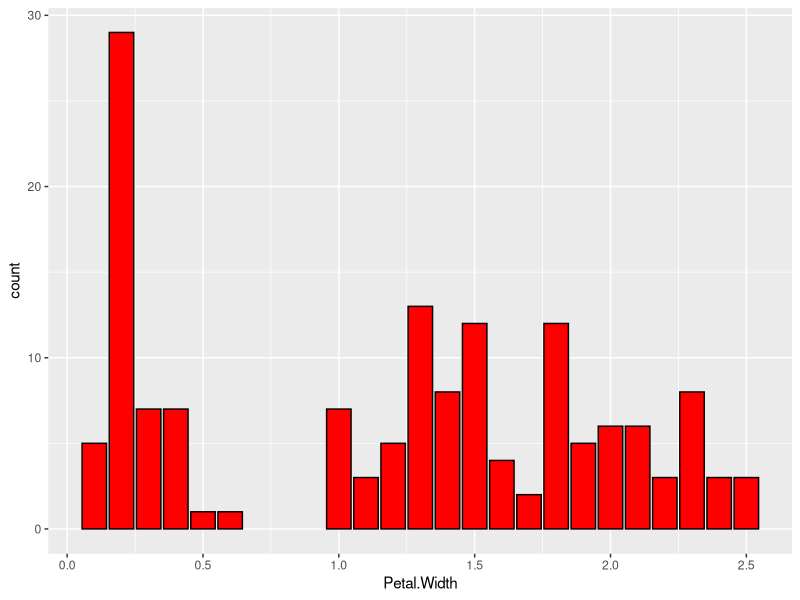
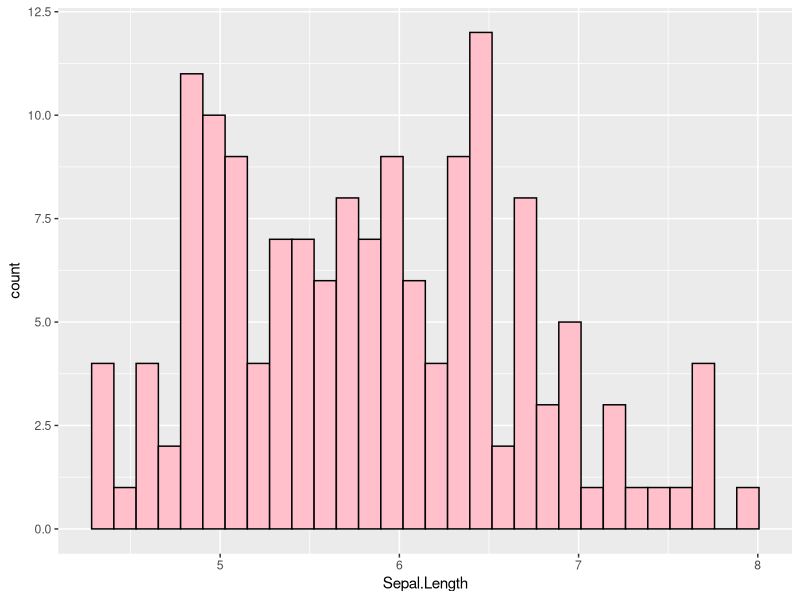
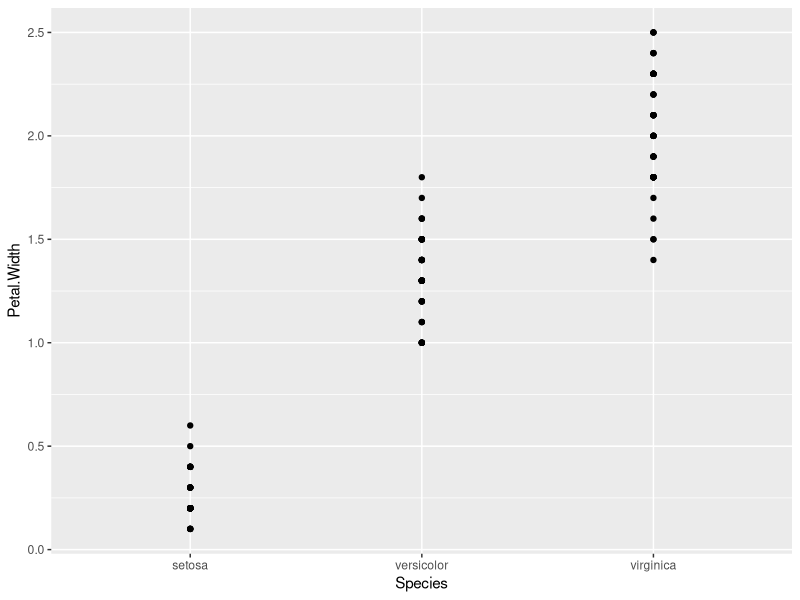
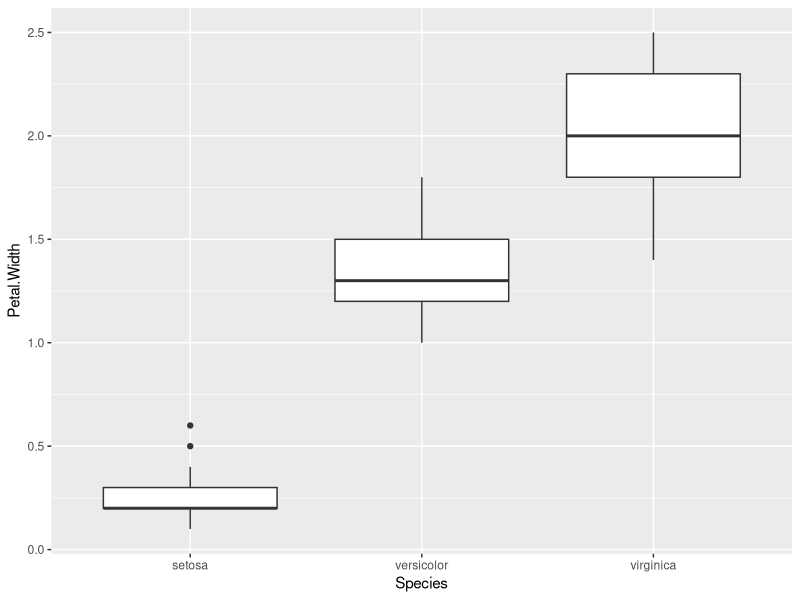

Write the R code that produced these figures, in order.
## ---- chunk 1
library(readxl)
library(ggplot2)

iris

ggplot(data = iris, aes(x = Petal.Width)) +
  geom_bar(fill = "red", colour = "black")

ggplot(data = iris, aes(x = Sepal.Length)) +
  geom_histogram(fill="pink", colour="black")

ggplot(data = iris, aes(x = Species, y=Petal.Width)) +
  geom_point()

ggplot(iris, aes(x=Species, y=Petal.Width)) +
  geom_boxplot()

